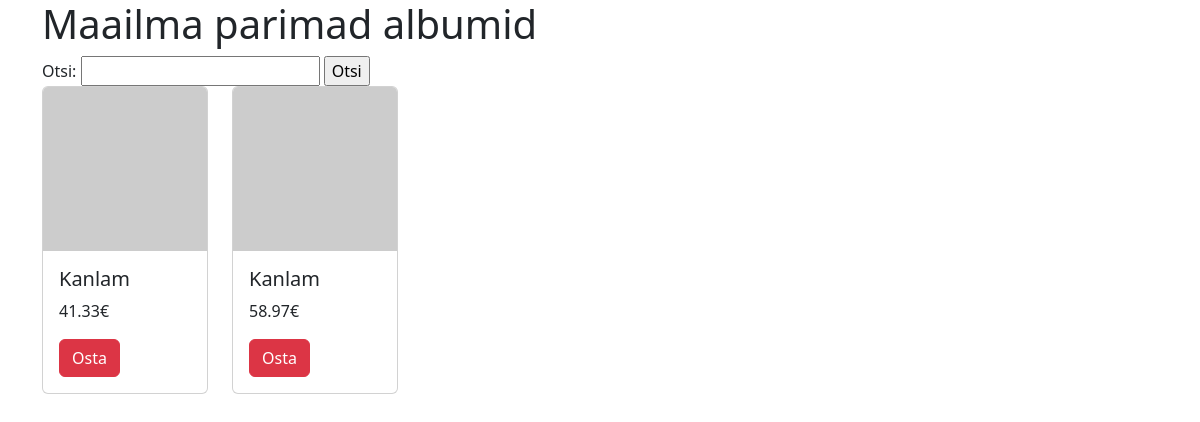
The app's page /index.php?s=Kanlam with its own data.
### tables this page shows
CREATE TABLE `albumid` (
  `id` int(10) NOT NULL,
  `artist` varchar(255) NOT NULL,
  `album` varchar(255) NOT NULL,
  `aasta` year(4) NOT NULL,
  `hind` decimal(6,2) NOT NULL
);

### index.php (the view, shortened to what this page needs)
<?php include ("config.php"); ?>
<!doctype html>
<html lang="et">
  <head>
    <link href="https://cdn.jsdelivr.net/npm/bootstrap@5.3.3/dist/css/bootstrap.min.css" rel="stylesheet">
  </head>
  <body>
    <div class="container">
    <h1>Maailma parimad albumid</h1>
    <form action="#" method="get">
    Otsi: <input type="text" name="s">
    <input type="submit" value="Otsi">
    </form>
    <div class="row row-cols-1 row-cols-md-6 g-4">
<?php
 if (isset ($_GET ["s"])){
    $s = $_GET ["s"];
    $paring = 'SELECT album, hind FROM albumid WHERE album LIKE "%'. $s. '%"';
 } else {
    $paring = " SELECT album, hind FROM albumid ORDER BY artist ASC LIMIT 10";
}
     $valjund = mysqli_query ($yhendus, $paring);
     while ($rida = mysqli_fetch_assoc ($valjund)){
      echo '
      <div class="col">
    <div class="card">
    <img src= "https://picsum.photos/400/400" alt= "pildike"
      <img src="..." class="card-img-top" alt="...">
      <div class="card-body">
        <h5 class="card-title">'.$rida ['album'].'</h5>
        <p class="card-text"> '.$rida ['hind'].'€</p>
        <a href="#" class= "btn btn-danger"> Osta </a>
      </div>
    </div>
  </div>
        ';
     }
?>
</div>
</div>
  </body>
</html>

### records on screen
albumid: album "Kanlam", hind "41.33"
albumid: album "Kanlam", hind "58.97"
